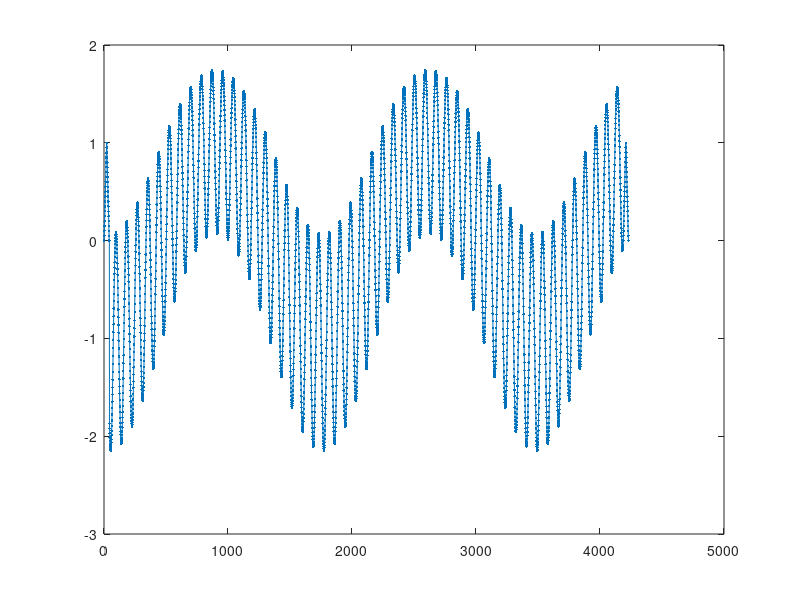

The MATLAB script that drew this image:
clear
close all
N=4300;
T=10*pi;
t=(0:N)./N.*T;
w1=0.5
w2=w1*20
y=0.5.*sin(w1.*t+pi/2)+0.5.*sin(w2.*t+pi/4);
y=y./2+0.5;
y=1-y;
y=sin(y);
y=normalize(y);
ind=find(y<=0.01)
y=y(ind(1):ind(end));
y(1)=0;
y(end)=0;
N=20;
t=(0:N)./N;
exeV=[t, fliplr(t) y t, fliplr(t)];
exeV=exeV';
plot(exeV,'.-')
save('exeV_sin.mat','exeV')